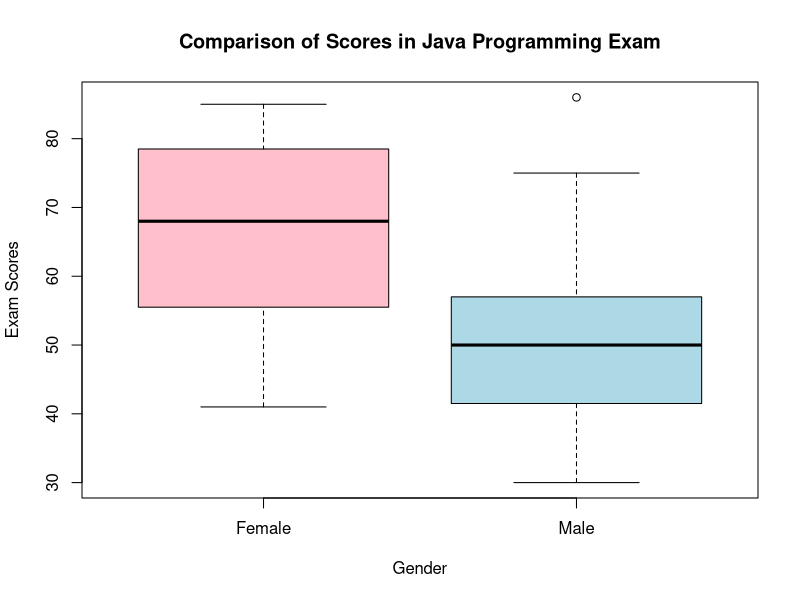

Write R code to recreate this figure.
## ---- chunk 1
male_scores <-c(48, 49, 49, 30, 30, 31, 32, 35, 37, 41, 86, 42, 51, 53, 56, 42, 44,
                 50, 51, 65, 67, 51, 56, 58, 64, 64, 75)
cat("\n Stem-and-Leaf display for Male students:\n")
## ---- chunk 2
stem(male_scores)
## ---- chunk 3
female_scores <- c(57, 59, 78, 79, 60, 65, 68, 71, 75, 48, 51, 55, 56, 41, 43, 44, 
                   75, 78, 80, 81, 83, 83, 85)
cat("\n Stem-and-Leaf display for Female students:\n")
## ---- chunk 4
stem(female_scores)
## ---- chunk 5
boxplot(female_scores, male_scores,
        main = "Comparison of Scores in Java Programming Exam",
        xlab = "Gender", 
        ylab = "Exam Scores", col = c("pink", "lightblue"),
        names = c("Female","Male"))
